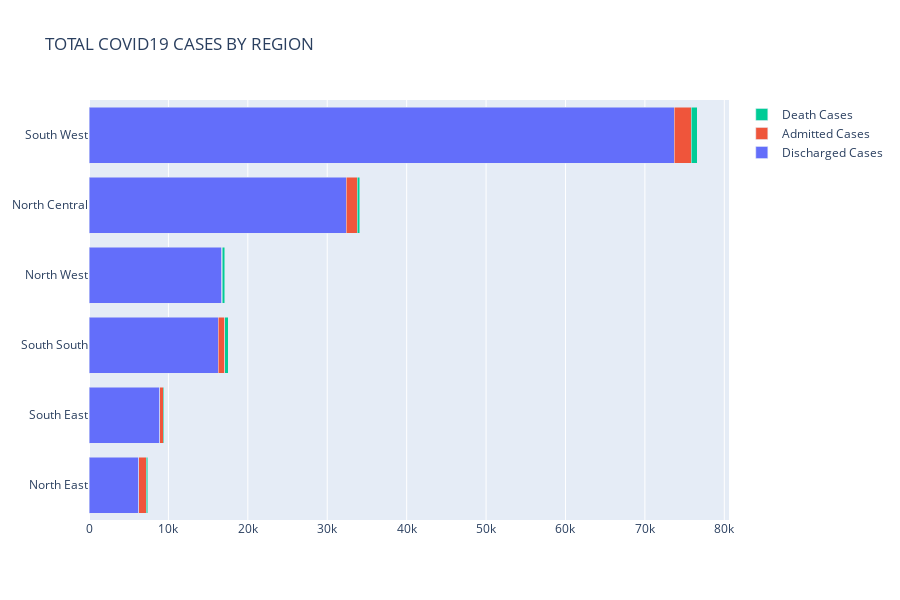

The code cell stored with this chart in its notebook:
### Markdown cell above
Method: Using a bar chart to visualize the classification of COVID19 Cases across regions in Nigeria

### Code cell
#Group by regions
ncdc_region= ncdc_covid_external[['region','Discharged Cases','Admitted Cases','Death Cases']]
ncdc_reg=ncdc_region.groupby('region').sum().reset_index().sort_values("Discharged Cases", ascending=True)

#Creating plot
fig8 = go.Figure(data = [
    go.Bar(name = 'Discharged Cases', y = ncdc_reg['region'], x = ncdc_reg['Discharged Cases'], orientation='h'),
    go.Bar(name = 'Admitted Cases', y = ncdc_reg['region'], x = ncdc_reg['Admitted Cases'], orientation='h'),
    go.Bar(name = 'Death Cases', y = ncdc_reg['region'], x = ncdc_reg['Death Cases'], orientation='h')
])
fig8.update_layout(title = 'TOTAL COVID19 CASES BY REGION', barmode = 'stack', height = 600)
fig8.show()

### Figure 1 — Plotly figure (JSON) as saved in the notebook; plotly's stock layout.template omitted (floating-point values rounded to 4 significant figures)
{"data": [{"name": "Discharged Cases", "orientation": "h", "type": "bar", "x": [6281, 8910, 16252, 16697, 32403, 73720], "y": ["North East", "South East", "South South", "North West", "North Central", "South West"]}, {"name": "Admitted Cases", "orientation": "h", "type": "bar", "x": [943, 465, 869, 113, 1348, 2103], "y": ["North East", "South East", "South South", "North West", "North Central", "South West"]}, {"name": "Death Cases", "orientation": "h", "type": "bar", "x": [162, 121, 415, 277, 319, 738], "y": ["North East", "South East", "South South", "North West", "North Central", "South West"]}], "layout": {"barmode": "stack", "height": 600, "title": {"text": "TOTAL COVID19 CASES BY REGION"}}}
